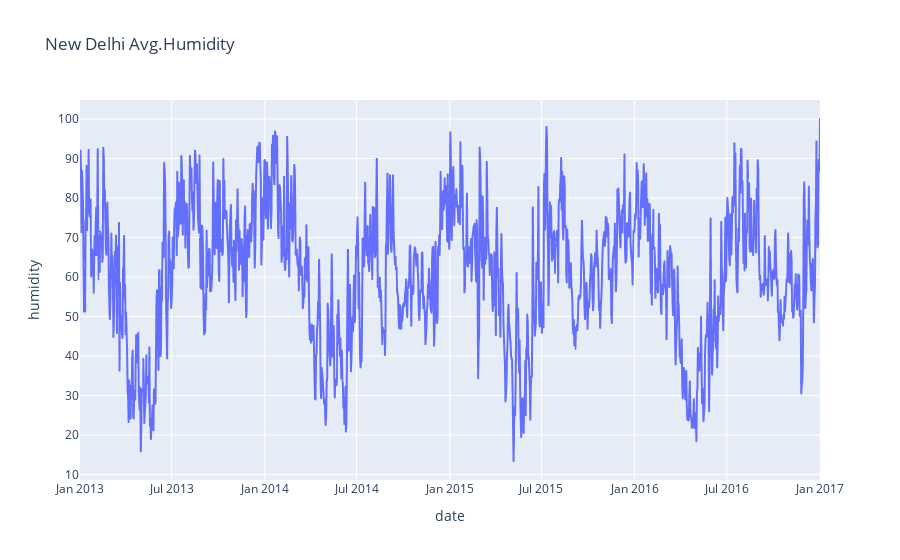

The notebook cell saved with this chart:
### Code cell
figure = px.line(df,x="date",y="humidity",title="New Delhi Avg.Humidity")
figure

### Figure 1 — Plotly figure (JSON) as saved in the notebook; plotly's stock layout.template omitted (floating-point values rounded to 4 significant figures; data arrays with more than 128 entries replaced by an {"elided": "..."} marker saying what was removed)
{"data": [{"hovertemplate": "date=%{x}<br>humidity=%{y}<extra></extra>", "legendgroup": "", "line": {"color": "#636efa", "dash": "solid"}, "marker": {"symbol": "circle"}, "mode": "lines", "name": "", "showlegend": false, "type": "scattergl", "x": {"elided": "1462 str values"}, "xaxis": "x", "y": {"elided": "1462 float values"}, "yaxis": "y"}], "layout": {"legend": {"tracegroupgap": 0}, "title": {"text": "New Delhi Avg.Humidity"}, "xaxis": {"anchor": "y", "domain": [0, 1], "title": {"text": "date"}}, "yaxis": {"anchor": "x", "domain": [0, 1], "title": {"text": "humidity"}}}}
